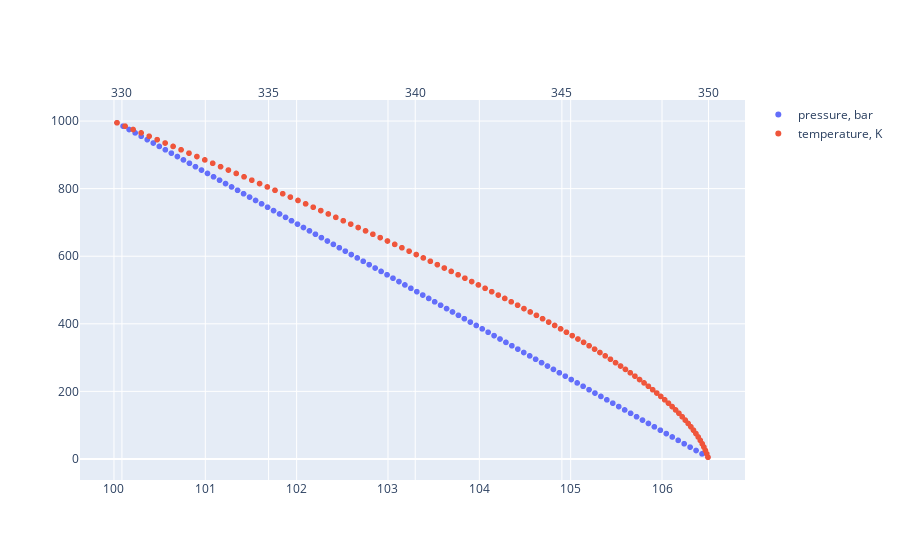

Here is the notebook cell this chart was saved with:
### Code cell
fig = go.Figure()

trace1 = go.Scattergl(x=pt['pressure'],
                      y=pt['coordinate'], 
                      mode='markers',
                      name='pressure, bar',
                      xaxis="x1")

trace2 = go.Scattergl(x=pt['temperature'],
                      y=pt['coordinate'], 
                      mode='markers',
                      name='temperature, K',
                      xaxis='x2')

fig.add_trace(trace1)
fig.add_trace(trace2)

fig.update_layout(xaxis1=dict(side="bottom"),
                  xaxis2=dict(overlaying="x",
                              side="top"))

fig.show()
